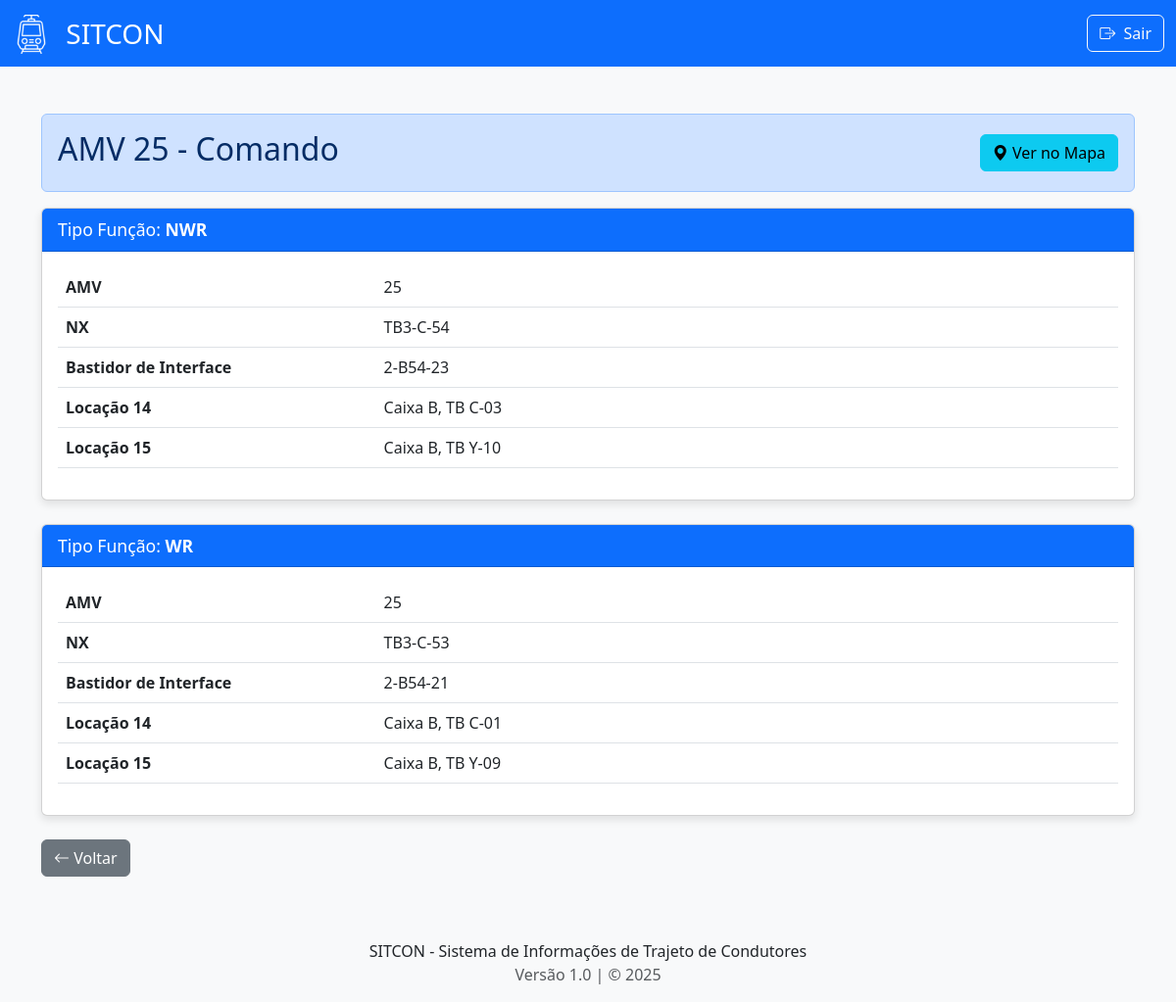
/amv_comando/25 (signed in), run on the app's committed database.
### models.py (models this page shows, shortened)
class AMV(db.Model):
    __tablename__ = 'amv'
    idamv = db.Column(db.Integer, primary_key=True)
    tipofuncao = db.Column(db.String(5), primary_key=True)
    L1 = db.Column(db.String(8), nullable=True)
    L2 = db.Column(db.String(8), nullable=True)
    L3 = db.Column(db.String(8), nullable=True)
    L4 = db.Column(db.String(8), nullable=True)
    L5 = db.Column(db.String(8), nullable=True)
    L6 = db.Column(db.String(8), nullable=True)
    L7 = db.Column(db.String(8), nullable=True)
    L9 = db.Column(db.String(8), nullable=True)
    L10 = db.Column(db.String(8), nullable=True)
    tower = db.Column(db.String(8), nullable=True)
    interface = db.Column(db.String(8), nullable=True)
    L14 = db.Column(db.String(8), nullable=True)
    L15 = db.Column(db.String(8), nullable=True)
    L16 = db.Column(db.String(8), nullable=True)
    L17 = db.Column(db.String(8), nullable=True)
    L18 = db.Column(db.String(8), nullable=True)
    L20 = db.Column(db.String(8), nullable=True)
    L21 = db.Column(db.String(8), nullable=True)
    L22 = db.Column(db.String(8), nullable=True)
    L23 = db.Column(db.String(8), nullable=True)

### app.py (the view)
@app.route('/amv_comando/<amv_id>')
def amv_comando(amv_id):
    return mostrar_amv(amv_id, tipo='Comando')

### app.py (called while the page is built)
def formatar_valor_locacao(valor):
    if not isinstance(valor, str) or '-' not in valor:
        return valor
    partes = valor.split('-')
    if len(partes) >= 3:
        caixa = f"Caixa {partes[0]}"
        tb = f"TB {partes[1]}-{partes[2]}"
        return f"{caixa}, {tb}"
    elif len(partes) == 2:
        caixa = f"Caixa {partes[0]}"
        tb = f"TB {partes[1]}"
        return f"{caixa}, {tb}"
    else:
        return valor

def formatar_registros(registros, model_class):
    dados_formatados = []
    if not registros:
        return dados_formatados
    for registro in registros:
        campos_registro = {}
        for coluna in model_class.__table__.columns:
            nome_original = coluna.name
            nome_amigavel = TRADUCOES_GERAIS.get(nome_original, nome_original)
            valor = getattr(registro, nome_original)
            if nome_original.startswith('L') and nome_original[1:].isdigit():
                valor = formatar_valor_locacao(valor)
            if valor not in [None, '']:
                campos_registro[nome_amigavel] = valor
        dados_formatados.append(campos_registro)
    return dados_formatados

def login_required(f):
    @wraps(f)
    def decorated_function(*args, **kwargs):
        if not session.get('logado'):
            flash('Acesso não autorizado. Por favor, faça login.', 'warning')
            return redirect(url_for('login'))
        return f(*args, **kwargs)
    return decorated_function

### templates/amv_detail.html (shortened to what this page needs)
{% extends "base.html" %}
{% block content %}
<div class="alert {{ 'alert-primary' if tipo == 'Comando' else 'alert-success' }}">
    <div class="d-flex justify-content-between align-items-center">
        <h2>AMV {{ amv_id }} - {{ tipo }}</h2>
        {% if coordenadas %}
            <button id="mostrar-mapa-btn" class="btn btn-info">
                <i class="bi bi-geo-alt-fill"></i> Ver no Mapa
            </button>
        {% endif %}
    </div>
</div>
{% for registro in registros %}
<div class="card mb-4">
    <div class="card-header bg-{{ 'primary' if tipo == 'Comando' else 'success' }} text-white">
        Tipo Função: <strong>{{ registro['Tipo da Função'] }}</strong>
    </div>
    <div class="card-body">
        <table class="table">
            <tbody>
                {% for nome, valor in registro.items() %}
                    {% if nome != 'Tipo da Função' %}
                    <tr>
                        <td width="30%"><strong>{{ nome }}</strong></td>
                        <td>{{ valor }}</td>
                    </tr>
                    {% endif %}
                {% endfor %}
            </tbody>
        </table>
    </div>
</div>
{% endfor %}
<a href="{{ url_for('amv') }}" class="btn btn-secondary"><i class="bi bi-arrow-left"></i> Voltar</a>
{% endblock %}

### static/css/style.css (style rules this page uses)
html, body { height: 100%; }
body { display: flex; flex-direction: column; }
body { background-image: url('../images/fundo.png'); background-size: cover; background-position: center center; background-attachment: fixed; background-color: #f8f9fa; }
.card-header { font-size: 1.1rem; }
.card { box-shadow: 0 4px 8px rgba(0, 0, 0, 0.1); height: 100%; margin-bottom: 30px; }

### data on the page
AMV: tipofuncao "NWR", registro "AMV" "Locação 14" "Locação 15", registro "25" "Caixa B, TB C-03" "Caixa B, TB Y-10", nome "NX", tower "TB3-C-54", nome "Bastidor de Interface", interface "2-B54-23"
AMV: tipofuncao "WR", registro "AMV" "Locação 14" "Locação 15", registro "25" "Caixa B, TB C-01" "Caixa B, TB Y-09", nome "NX", tower "TB3-C-53", nome "Bastidor de Interface", interface "2-B54-21"

### other printed values
{{ amv_id }} "25"
{{ tipo }} "Comando"
